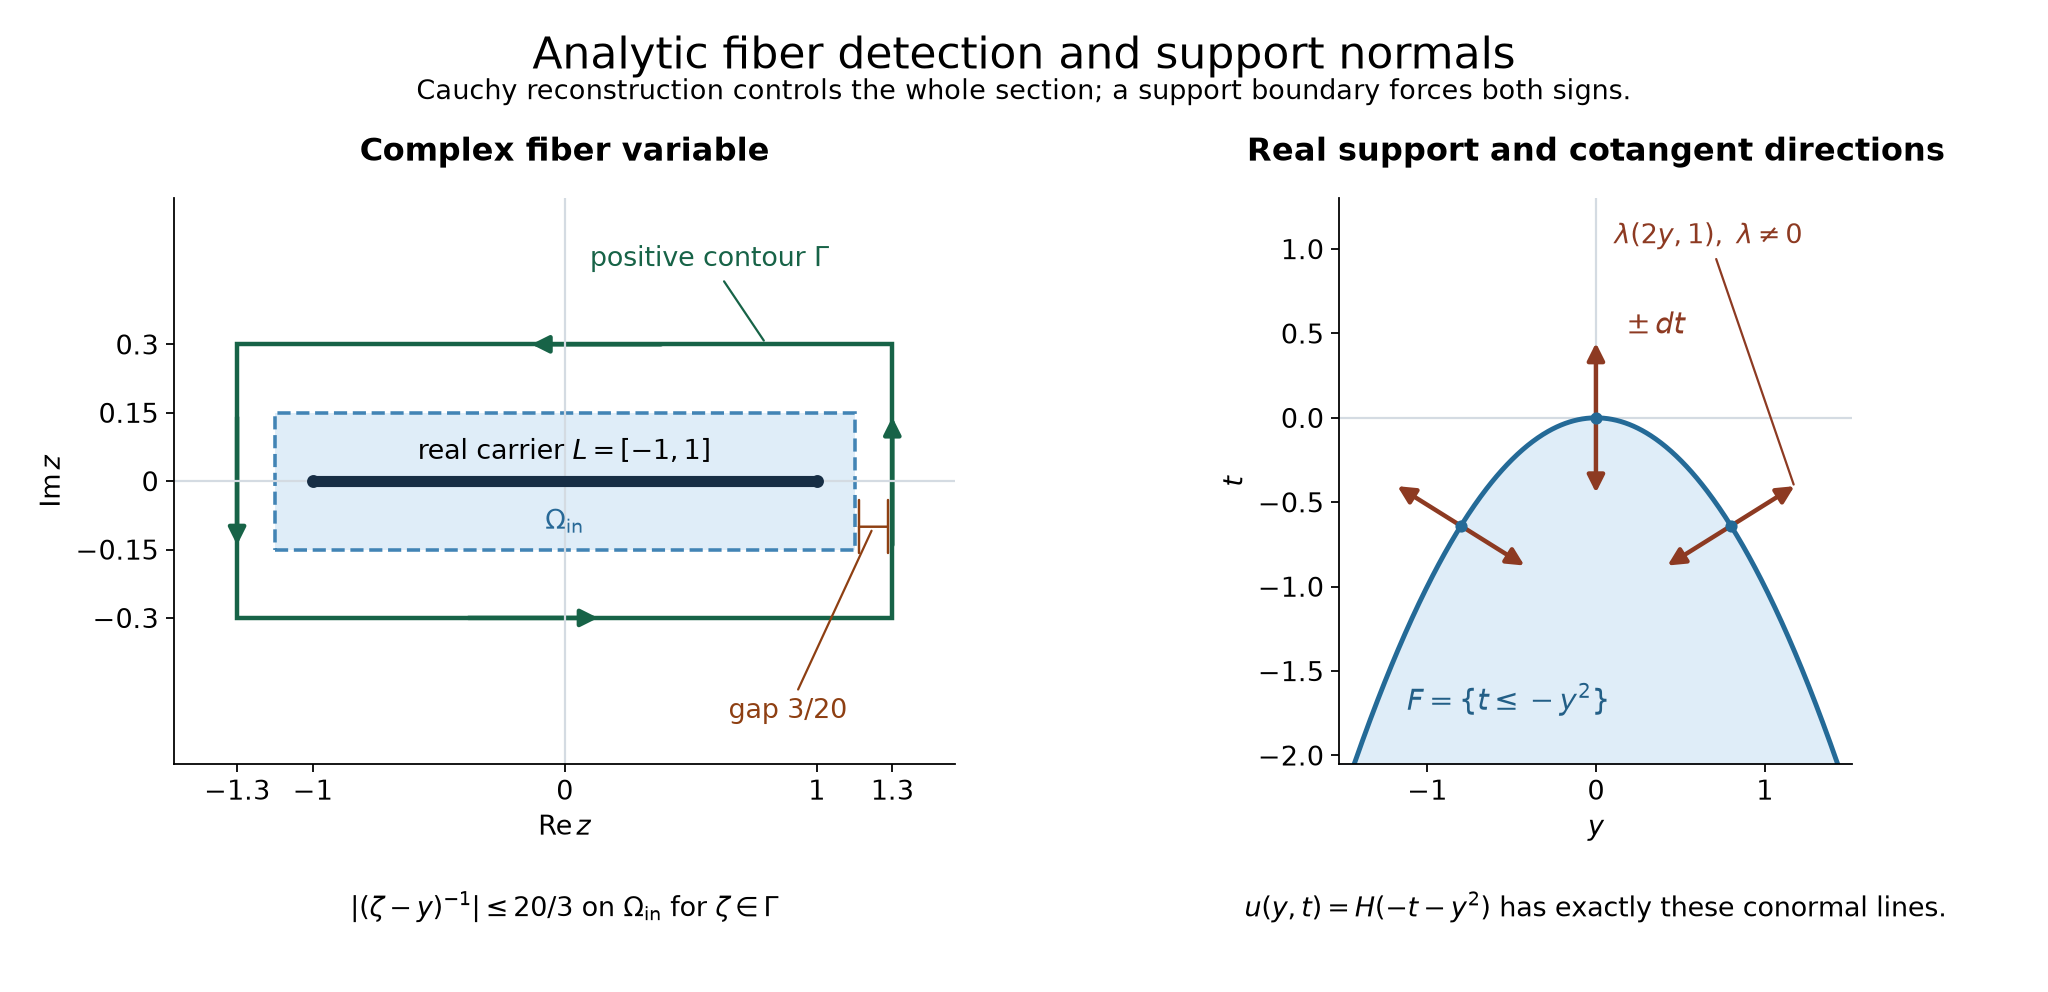

Here is the Python script that generated this plot:
"""Original exact geometry for AN01-U105, Lemma 1, Theorem 2 and Exercise 4.

GPT-6 Astra (OpenAI), Ultra, October 2026. CC0.
The finite normal arrows sample the proved full nonzero conormal lines.
"""
from pathlib import Path
import numpy as np
import matplotlib
matplotlib.use("Agg")
import matplotlib.pyplot as plt
from matplotlib.patches import Rectangle, FancyArrowPatch

OUT = Path(__file__).resolve().parent
plt.rcParams.update({"font.size": 12, "svg.fonttype": "none",
                     "axes.spines.top": False, "axes.spines.right": False})
fig, axes = plt.subplots(1, 2, figsize=(12.8, 6.2))
fig.subplots_adjust(left=.085, right=.97, top=.80, bottom=.23, wspace=.32)
fig.suptitle("Analytic fiber detection and support normals", fontsize=20, y=.965)
fig.text(.5, .90, "Cauchy reconstruction controls the whole section; a support boundary forces both signs.",
         ha="center", fontsize=12)
ax = axes[0]
ax.set_title("Complex fiber variable", pad=17, fontweight="bold")
ax.axhline(0, color="#d4dbe2", lw=1)
ax.axvline(0, color="#d4dbe2", lw=1)
ax.add_patch(Rectangle((-23/20, -3/20), 23/10, 3/10,
                       facecolor="#dfedf8", edgecolor="#4284b5", ls="--", lw=1.6))
ax.add_patch(Rectangle((-13/10, -3/10), 13/5, 3/5,
                       fill=False, edgecolor="#176347", lw=2))
ax.plot([-1, 1], [0, 0], color="#172e45", lw=5, solid_capstyle="round")
ax.scatter([-1, 1], [0, 0], c="#172e45", s=23, zorder=4)
for xy1, xy2 in [((-.4,-.3),(.15,-.3)),((1.3,-.15),(1.3,.15)),
                 ((.4,.3),(-.15,.3)),((-1.3,.15),(-1.3,-.15))]:
    ax.add_patch(FancyArrowPatch(xy1, xy2, arrowstyle="-|>", mutation_scale=16,
                                lw=2, color="#176347"))
ax.text(0, .047, r"real carrier $L=[-1,1]$", ha="center", fontsize=12)
ax.text(0, -.105, r"$\Omega_{\rm in}$", ha="center", color="#286997")
ax.annotate(r"positive contour $\Gamma$", xy=(.8,.3), xytext=(.1,.47),
            arrowprops={"arrowstyle":"-", "color":"#176347"}, color="#176347")
ax.annotate("", xy=(1.15, -.1), xytext=(1.3,-.1),
            arrowprops={"arrowstyle":"|-|", "lw":1.1, "color":"#8e3f12"})
ax.annotate(r"gap $3/20$", xy=(1.225,-.1), xytext=(.65,-.52),
            arrowprops={"arrowstyle":"-", "color":"#8e3f12"}, color="#8e3f12")
ax.set(xlim=(-1.55,1.55), ylim=(-.62,.62), xlabel=r"$\operatorname{Re} z$",
       ylabel=r"$\operatorname{Im} z$")
ax.set_xticks([-1.3,-1,0,1,1.3], ["−1.3","−1","0","1","1.3"])
ax.set_yticks([-.3,-.15,0,.15,.3], ["−0.3","−0.15","0","0.15","0.3"])
ax.text(.5, -.27, r"$|(\zeta-y)^{-1}|\leq 20/3$ on $\Omega_{\rm in}$ for $\zeta\in\Gamma$",
        transform=ax.transAxes, ha="center", fontsize=12)

ax=axes[1]
ax.set_title("Real support and cotangent directions", pad=17, fontweight="bold")
y=np.linspace(-1.52,1.52,601)
ax.fill_between(y,-2.05,-y*y,color="#dfedf8")
ax.plot(y,-y*y,color="#246a97",lw=2.2)
ax.axhline(0,color="#d4dbe2",lw=1,zorder=0)
ax.axvline(0,color="#d4dbe2",lw=1,zorder=0)
for q in [-.8,0,.8]:
    base=np.array([q,-q*q])
    normal=np.array([2*q,1.0]);normal/=np.linalg.norm(normal)
    for sign in [-1,1]:
        tip=base+sign*.47*normal
        ax.add_patch(FancyArrowPatch(base,tip,arrowstyle="-|>",mutation_scale=16,
                                    lw=2,color="#8d3a22",zorder=5))
    ax.scatter(*base,s=20,c="#246a97",zorder=6)
ax.text(-1.12,-1.73,r"$F=\{t\leq-y^2\}$",color="#235f87",fontsize=13)
ax.text(.18,.50,r"$\pm\,dt$",color="#8d3a22",fontsize=13)
ax.annotate(r"$\lambda(2y,1),\ \lambda\ne0$",xy=(1.18,-.42),xytext=(.11,1.03),
            arrowprops={"arrowstyle":"-", "color":"#8d3a22"},color="#8d3a22",fontsize=12)
ax.set(xlim=(-1.52,1.52),ylim=(-2.05,1.3),xlabel=r"$y$",ylabel=r"$t$")
ax.set_aspect("equal",adjustable="box")
ax.text(.5,-.27,r"$u(y,t)=H(-t-y^2)$ has exactly these conormal lines.",
        transform=ax.transAxes,ha="center",fontsize=12)
for ext in ["svg","png"]:
    fig.savefig(OUT/("hyperfunction-support-normals."+ext),dpi=160,facecolor="white")
svg=OUT/"hyperfunction-support-normals.svg"
svg.write_bytes(("\n".join(line.rstrip() for line in svg.read_text(encoding="utf-8").splitlines())+"\n").encode())
plt.close(fig)
